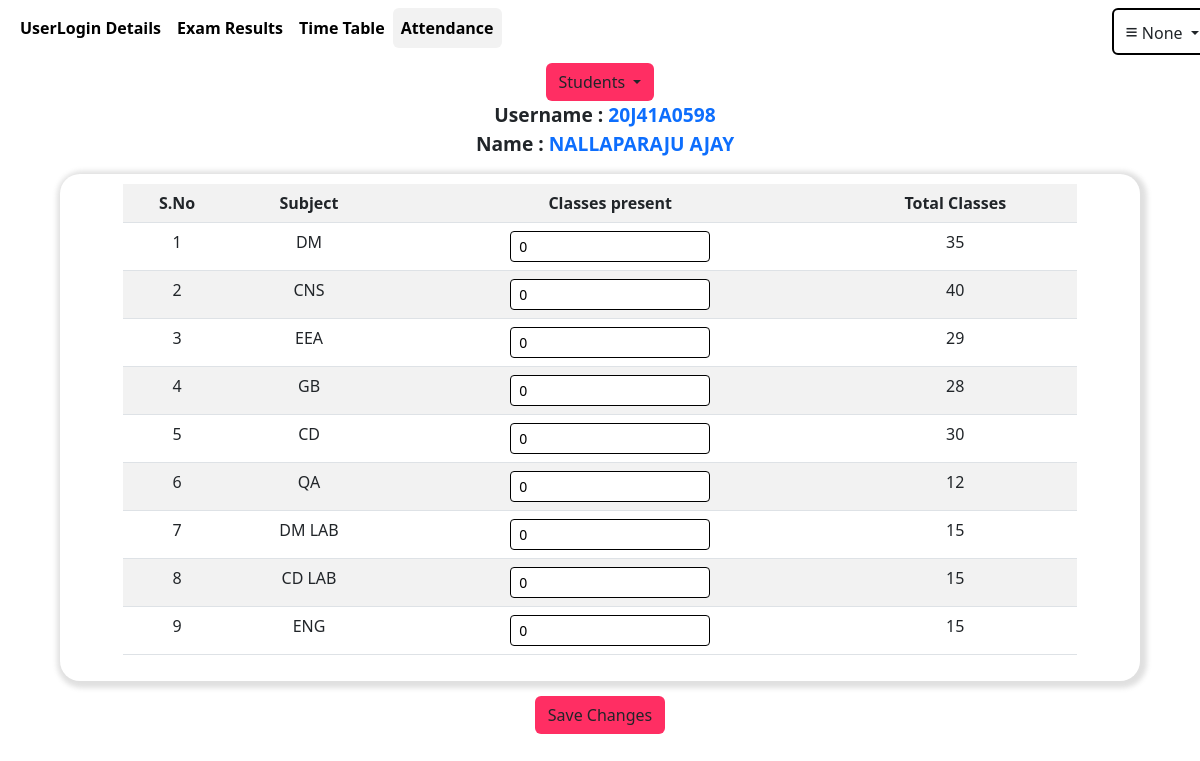
The app's page /edituserattendance/20J41A0598, older data.
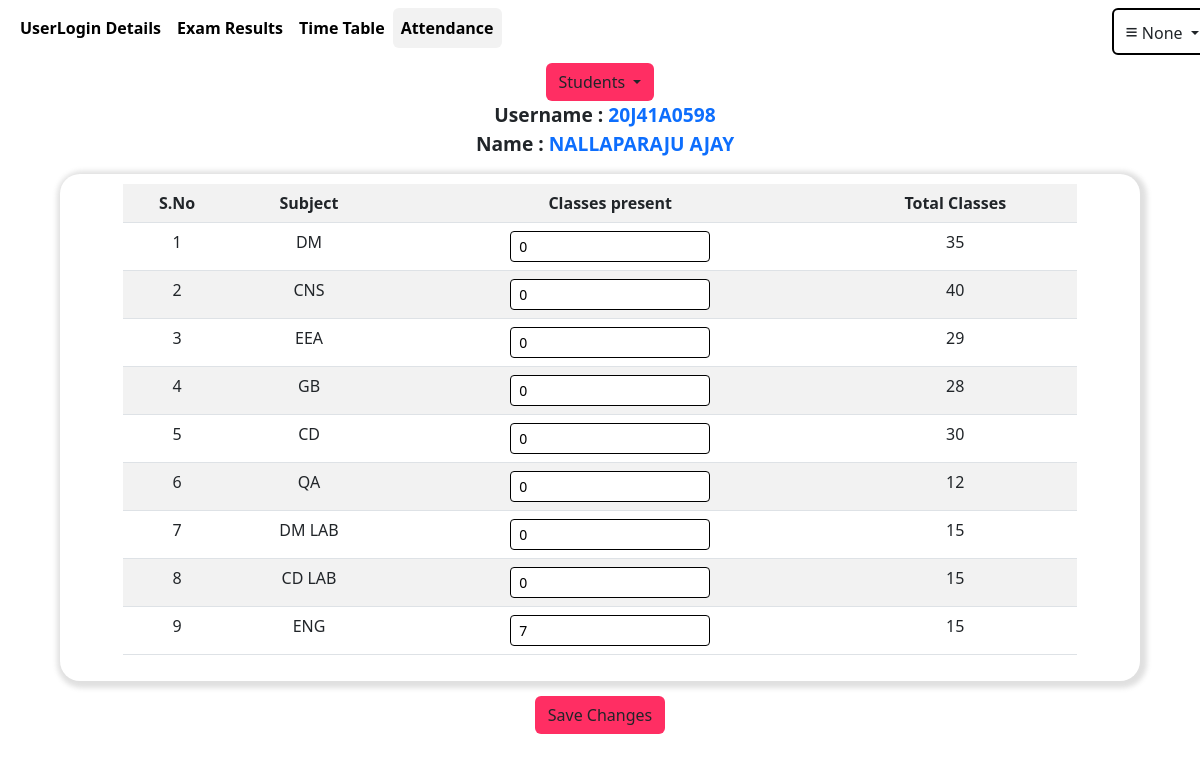
The same page, newer data.
### user/models.py (models this page shows, shortened)
class Attendance(models.Model):
    username=models.ForeignKey(LoginDetails,on_delete=models.CASCADE)
    DM=models.IntegerField(default=0)
    CNS=models.IntegerField(default=0)
    EEA=models.IntegerField(default=0)
    GB=models.IntegerField(default=0)
    CD=models.IntegerField(default=0)
    QA=models.IntegerField(default=0)
    DM_LAB=models.IntegerField(default=0)
    CD_LAB=models.IntegerField(default=0)
    ENG_LAB=models.IntegerField(default=0)

### user/views.py (the view, shortened to what this page needs)
# urls.py: path('edituserattendance/<str:pk>',views.edituserattendance,name="edituserattendance"),
def edituserattendance(request,pk):
    users=LoginDetails.objects.filter(usertype="Student").order_by('username')
    total=TotalAttendance.objects.get(Dept="CSE")
    user=LoginDetails.objects.get(username=pk)
    try:
        attendance=Attendance.objects.get(username=user)
    except:
        attendance=Attendance.objects.create(username=user)
    return render(request,'edituserattendance.html',{'stu':user,'pk':pk,'users':users,'attendance':attendance,'total':total,'uname':request.session.get('uname'),'name':request.session.get('name')})

### user/templates/edituserattendance.html (shortened to what this page needs)
{% extends 'edit_attendance.html'%}
{% block cont%}
<form action='/edituserattendance/{{pk}}' method='post'>
    <center>
        <b><span style="font-size:120%;margin-left:10px;">Username : <span style="color:#0d6efd;">{{stu.username}}</span></span><br></b>
        <b><span style="font-size:120%;margin-left:10px;">Name : <span style="color:#0d6efd;">{{stu.name}}</span></span><br></b>
<div class="box">
<table class="table tabe table-striped" >
    <tr>
        <th>S.No</th><th>Subject</th><th>Classes present</th><th>Total Classes</th>
    </tr>
    <tr>
        <td>1</td>
        <td>DM</td>
        <td><input class="input form-control-sm"name="dm"type="number" value={{attendance.DM}}></td>
        <td>{{total.DM_TOTAL}}</td>
    </tr>
    <tr>
        <td>2</td>
        <td>CNS</td>
        <td><input class="input form-control-sm"name="cns"type="number" value={{attendance.CNS}}></td>
        <td>{{total.CNS_TOTAL}}</td>
    </tr>
    <tr>
        <td>3</td>
        <td>EEA</td>
        <td><input class="input form-control-sm"name="eea"type="number" value={{attendance.EEA}}></td>
        <td>{{total.EEA_TOTAL}}</td>
    </tr>
    <tr>
        <td>4</td>
        <td>GB</td>
        <td><input class="input form-control-sm"name="gb"type="number" value={{attendance.GB}}></td>
        <td>{{total.GB_TOTAL}}</td>
    </tr>
    <tr>
        <td>5</td>
        <td>CD</td>
        <td><input class="input form-control-sm"name="cd"type="number" value={{attendance.CD}}></td>
        <td>{{total.CD_TOTAL}}</td>
    </tr>
    <tr>
        <td>6</td>
        <td>QA</td>
        <td><input class="input form-control-sm"name="qa"type="number" value={{attendance.QA}}></td>
        <td>{{total.QA_TOTAL}}</td>
    </tr>
    <tr>
        <td>7</td>
        <td>DM LAB</td>
        <td><input class="input form-control-sm"name="dm_lab"type="number" value={{attendance.DM_LAB}}></td>
        <td>{{total.DM_LAB_TOTAL}}</td>
    </tr>
    <tr>
        <td>8</td>
        <td>CD LAB</td>
        <td><input class="input form-control-sm"name="cd_lab"type="number" value={{attendance.CD_LAB}}></td>
        <td>{{total.CD_LAB_TOTAL}}</td>
    </tr>
    <tr>
        <td>9</td>
        <td>ENG</td>
        <td><input class="input form-control-sm"name="eng_lab"type="number" value={{attendance.ENG_LAB}}></td>
        <td>{{total.ENG_LAB_TOTAL}}</td>
    </tr>
</table>
</div>
</center>
<center><button class="btn" style="background-color:#ff2e63;">Save Changes</button></center>
</form>
{% endblock%}

Row changes from the older to the newer data that the page shows:
changed Attendance: eng_lab "0" → "7"
